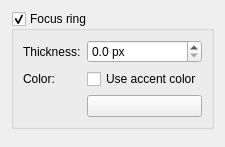
<?xml version="1.0" encoding="UTF-8"?>
<ui version="4.0">
 <class>KarouselFxEffectConfig</class>
 <widget class="QWidget" name="KarouselFxEffectConfig">
  <layout class="QVBoxLayout" name="verticalLayout">
   <item>
    <widget class="QGroupBox" name="kcfg_FocusRingEnabled">
     <property name="title">
      <string>Focus ring</string>
     </property>
     <property name="checkable">
      <bool>true</bool>
     </property>
     <layout class="QFormLayout" name="focusRingLayout">
      <item row="0" column="0">
       <widget class="QLabel" name="focusRingThicknessLabel">
        <property name="text">
         <string>Thickness:</string>
        </property>
        <property name="buddy">
         <cstring>kcfg_FocusRingThickness</cstring>
        </property>
       </widget>
      </item>
      <item row="0" column="1">
       <widget class="QDoubleSpinBox" name="kcfg_FocusRingThickness">
        <property name="suffix">
         <string> px</string>
        </property>
        <property name="decimals">
         <number>1</number>
        </property>
        <property name="singleStep">
         <double>0.500000000000000</double>
        </property>
       </widget>
      </item>
      <item row="1" column="0">
       <widget class="QLabel" name="focusRingColorLabel">
        <property name="text">
         <string>Color:</string>
        </property>
        <property name="buddy">
         <cstring>kcfg_FocusRingUseAccentColor</cstring>
        </property>
       </widget>
      </item>
      <item row="1" column="1">
       <widget class="QCheckBox" name="kcfg_FocusRingUseAccentColor">
        <property name="text">
         <string>Use accent color</string>
        </property>
       </widget>
      </item>
      <item row="2" column="1">
       <widget class="KColorButton" name="kcfg_FocusRingColor"/>
      </item>
     </layout>
    </widget>
   </item>
   <item>
    <spacer name="verticalSpacer">
     <property name="orientation">
      <enum>Qt::Vertical</enum>
     </property>
    </spacer>
   </item>
  </layout>
 </widget>
 <customwidgets>
  <customwidget>
   <class>KColorButton</class>
   <extends>QPushButton</extends>
   <header>kcolorbutton.h</header>
  </customwidget>
 </customwidgets>
 <connections>
  <connection>
   <sender>kcfg_FocusRingUseAccentColor</sender>
   <signal>toggled(bool)</signal>
   <receiver>kcfg_FocusRingColor</receiver>
   <slot>setDisabled(bool)</slot>
  </connection>
 </connections>
</ui>
